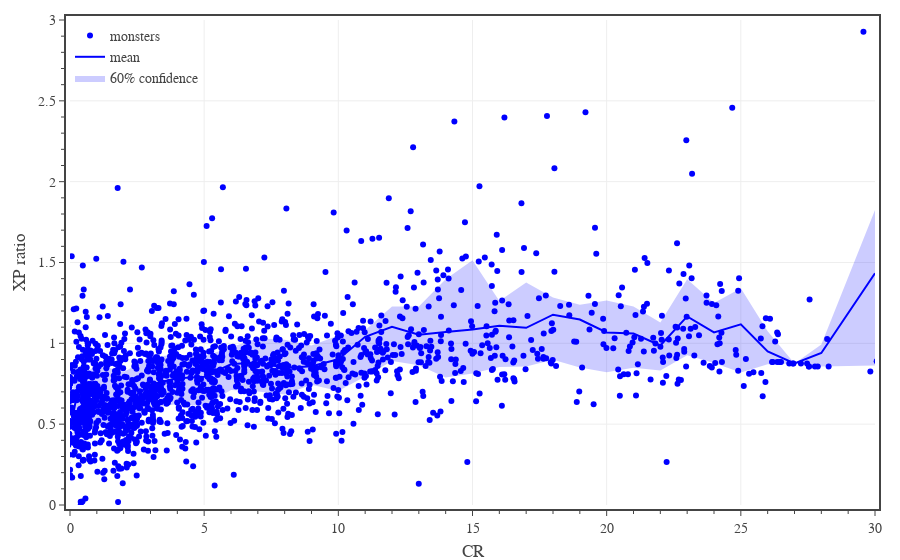

The cell this chart's notebook holds for it:
### Code cell
# create figure
fig = go.Figure(
    layout=go.Layout(
        template=TFB_TEMPLATE,
        margin=dict(l=70, r=25, b=55, t=20, pad=4),
        xaxis=dict(
            title_text='CR',
            range=[0,30],
            tick0=0, dtick=5,
            minor=dict(tick0=0, dtick=1),
        ),
        yaxis=dict(
            title_text='XP ratio',
            range=[0,3],
            tick0=0, dtick=0.5,
            minor=dict(tick0=0, dtick=0.1),
        ),
        legend=dict(
            xanchor='left', yanchor='top',
            x=0.00, y=1.00,
            orientation='v',
            tracegroupgap=0,
        )
    )
)

# plot monster data
df1 = df0[df0['CR'].between(0,30) & df0['Category'].isin(['generic','legacy','legendary','unique'])]
fig.add_trace(go.Scatter(
    x=df1['CR spread'], y=df1['eXP Ratio'],
    mode='markers', 
    name='monsters',
    marker=dict(color='blue', opacity=1),
    customdata = np.stack((df1['Monster'], df1['CR'], df1['eXP Ratio']), axis=-1),
    hovertemplate = '<b>%{customdata[0]}</b><br>'
        + 'CR: %{customdata[1]}<br>'
        + 'eXP ratio: %{customdata[2]:.2f}'
        + '<extra></extra>'
))

# plot average
xCol = 'CR'
yCol = 'eXP Ratio'


dfM = df1[[xCol,yCol]].groupby(xCol).mean().reset_index()
fig.add_trace(go.Scatter(
    x=dfM[xCol], y=dfM[yCol],
    mode='lines', 
    name='mean',
    line=dict(color='blue'),
    hovertemplate='<b>mean</b><br>' + 'CR %{x:,.0f}<br>' + 'XP ratio %{y:,.2f}<br>' + '<extra></extra>'
))

conf = 0.6
dfU = df1[[xCol,yCol]].groupby(xCol).quantile(0.5 + conf/2).reset_index()
dfL = df1[[xCol,yCol]].groupby(xCol).quantile(0.5 - conf/2).reset_index()
fig.add_trace(go.Scatter(x=dfG[xCol], y=dfU[yCol], line_width=0, legendgroup='confidence', showlegend=False, hoverinfo='skip'))
fig.add_trace(go.Scatter(x=dfG[xCol], y=dfL[yCol], line_width=0, name=f'{conf:.0%} confidence', legendgroup='confidence', hoverinfo='skip', fill='tonexty', fillcolor='rgba(0, 0, 255, 0.2)'))

# show figure
fig.show(config=TFB_CONFIG)

### Figure 1 — Plotly figure (JSON) as saved in the notebook; plotly's stock layout.template omitted (floating-point values rounded to 4 significant figures; data arrays with more than 128 entries replaced by an {"elided": "..."} marker saying what was removed)
{"data": [{"customdata": {"elided": "1781x3 mixed values"}, "hovertemplate": "<b>%{customdata[0]}</b><br>CR: %{customdata[1]}<br>eXP ratio: %{customdata[2]:.2f}<extra></extra>", "marker": {"color": "blue", "opacity": 1}, "mode": "markers", "name": "monsters", "type": "scatter", "x": {"elided": "1781 float values"}, "y": {"elided": "1781 float values"}}, {"hovertemplate": "<b>mean</b><br>CR %{x:,.0f}<br>XP ratio %{y:,.2f}<br><extra></extra>", "line": {"color": "blue"}, "mode": "lines", "name": "mean", "type": "scatter", "x": [0.125, 0.25, 0.5, 1, 2, 3, 4, 5, 6, 7, 8, 9, 10, 11, 12, 13, 14, 15, 16, 17, 18, 19, 20, 21, 22, 23, 24, 25, 26, 27, 28, 30], "y": [0.5637, 0.6781, 0.6086, 0.6731, 0.621, 0.7456, 0.7843, 0.7936, 0.8706, 0.8825, 0.8477, 0.8581, 0.901, 1.04, 1.102, 1.054, 1.071, 1.085, 1.108, 1.096, 1.177, 1.147, 1.067, 1.061, 0.9866, 1.166, 1.068, 1.118, 0.9501, 0.8755, 0.9405, 1.433]}, {"hoverinfo": "skip", "legendgroup": "confidence", "line": {"width": 0}, "showlegend": false, "type": "scatter", "x": [0.125, 0.25, 0.5, 1, 2, 3, 4, 5, 6, 7, 8, 9, 10, 11, 12, 13, 14, 15, 16, 17, 18, 19, 20, 21, 22, 23, 24, 25, 26, 27, 28, 30], "y": [0.7503, 0.865, 0.8037, 0.8692, 0.8228, 0.9138, 0.9303, 0.9208, 0.9764, 1.032, 1.022, 0.9866, 1.049, 1.081, 1.229, 1.227, 1.397, 1.513, 1.262, 1.376, 1.283, 1.239, 1.264, 1.227, 1.128, 1.396, 1.25, 1.341, 1.074, 0.8755, 0.9933, 1.825]}, {"fill": "tonexty", "fillcolor": "rgba(0, 0, 255, 0.2)", "hoverinfo": "skip", "legendgroup": "confidence", "line": {"width": 0}, "name": "60% confidence", "type": "scatter", "x": [0.125, 0.25, 0.5, 1, 2, 3, 4, 5, 6, 7, 8, 9, 10, 11, 12, 13, 14, 15, 16, 17, 18, 19, 20, 21, 22, 23, 24, 25, 26, 27, 28, 30], "y": [0.3635, 0.4812, 0.441, 0.495, 0.4475, 0.598, 0.6253, 0.6126, 0.7108, 0.7028, 0.6833, 0.7437, 0.7045, 0.7946, 0.8903, 0.8643, 0.7884, 0.8129, 0.8532, 0.8568, 0.8987, 0.8508, 0.8212, 0.8486, 0.8323, 0.9258, 0.8789, 0.8191, 0.8713, 0.8755, 0.8569, 0.8635]}], "layout": {"legend": {"orientation": "v", "tracegroupgap": 0, "x": 0, "xanchor": "left", "y": 1, "yanchor": "top"}, "margin": {"b": 55, "l": 70, "pad": 4, "r": 25, "t": 20}, "xaxis": {"dtick": 5, "minor": {"dtick": 1, "tick0": 0}, "range": [0, 30], "tick0": 0, "title": {"text": "CR"}}, "yaxis": {"dtick": 0.5, "minor": {"dtick": 0.1, "tick0": 0}, "range": [0, 3], "tick0": 0, "title": {"text": "XP ratio"}}}}
